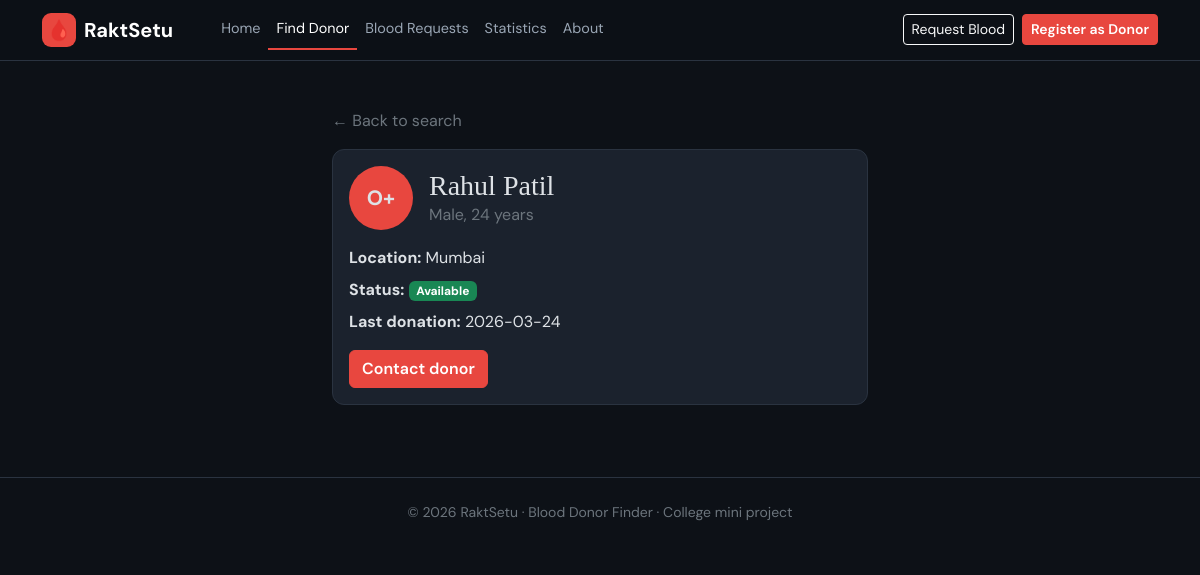
The page /donor/1 on the database its author committed.
### tables this page shows
CREATE TABLE donors(
      id INTEGER PRIMARY KEY AUTOINCREMENT, name TEXT NOT NULL, age INTEGER NOT NULL,
      gender TEXT NOT NULL, bg TEXT NOT NULL, phone TEXT NOT NULL UNIQUE, city TEXT NOT NULL,
      email TEXT NOT NULL, last_donation TEXT, available INTEGER NOT NULL DEFAULT 1);

### app.py (the view)
@app.route("/donor/<int:did>")
def donor_profile(did):
    row = get_db().execute("SELECT * FROM donors WHERE id=?", (did,)).fetchone()
    if not row:
        abort(404)
    return render_template("donor.html", d=donor_view(row))

### app.py (called while the page is built)
def get_db():
    if "db" not in g:
        g.db = Conn()
    return g.db

def donor_view(row):
    d = dict(row)
    since = 999
    if d["last_donation"]:
        since = (date.today() - datetime.strptime(d["last_donation"], "%Y-%m-%d").date()).days
    d["is_available"] = bool(d["available"]) and since >= GAP_DAYS
    d["masked_phone"] = d["phone"][:2] + "XXXXX" + d["phone"][-3:]
    return d

def all_cities():
    rows = get_db().execute("SELECT DISTINCT city FROM donors ORDER BY city").fetchall()
    base = ["Mumbai", "Pune", "Thane", "Nashik", "Solapur", "Nagpur"]
    return sorted(set(base) | {r["city"] for r in rows})

@app.context_processor
def inject():
    return {"BLOOD_GROUPS": BLOOD_GROUPS, "URGENCY": URGENCY, "cities": all_cities()}

    def execute(self, sql, args=()):
        if PG:
            cur = self.c.cursor(cursor_factory=psycopg2.extras.RealDictCursor)
            cur.execute(sql.replace("?", "%s"), args)
            return cur
        return self.c.execute(sql, args)

    def close(self):
        self.c.close()

### templates/donor.html (shortened to what this page needs)
{% extends "base.html" %}
{% block content %}
<div class="container py-4" style="max-width:560px">
  <a class="text-secondary text-decoration-none" href="{{ url_for('find') }}">← Back to search</a>
  <div class="card rs-card mt-3"><div class="card-body">
    <div class="d-flex align-items-center gap-3 mb-3">
      <span class="rs-bg rs-bg-lg">{{ d.bg }}</span>
      <div><h3 class="mb-0">{{ d.name }}</h3><div class="text-secondary">{{ d.gender }}, {{ d.age }} years</div></div>
    </div>
    <p class="mb-2"><strong>Location:</strong> {{ d.city }}</p>
    <p class="mb-2"><strong>Status:</strong> <span class="badge {{ 'text-bg-success' if d.is_available else 'text-bg-secondary' }}">{{ 'Available' if d.is_available else 'Not available' }}</span></p>
    <p><strong>Last donation:</strong> {{ d.last_donation or 'Never donated' }}</p>
    <button class="btn btn-rs contact-btn" data-id="{{ d.id }}" data-name="{{ d.name }}" data-mask="{{ d.masked_phone }}">Contact donor</button>
  </div></div>
</div>
{% endblock %}

### static/style.css (style rules this page uses)
:root { --rs-red:#e8473f;--rs-gold:#f2a541;--rs-bg:#0d1117;--rs-card:#1b222d;--rs-line:#2a3340;--bs-body-bg:var(--rs-bg);--bs-body-font-family:'DM Sans','Segoe UI',system-ui,sans-serif }
body { background:var(--rs-bg) }
h1,h2,h3 { font-family:'Playfair Display',Georgia,serif }
.btn-rs { background:var(--rs-red);border-color:var(--rs-red);color:#fff;font-weight:600 }
.rs-card { background:var(--rs-card);border:1px solid var(--rs-line);border-radius:12px }
.rs-bg { display:inline-grid;place-items:center;min-width:48px;height:48px;padding:0 8px;border-radius:50%;background:var(--rs-red);font-weight:700;flex:none }
.rs-bg-lg { min-width:64px;height:64px;font-size:1.3rem }

### rows shown on the page
donors: bg "O+", name "Rahul Patil", gender "Male", age "24", city "Mumbai", last_donation "2026-03-24"

### other values the page prints
{{ 'Available' if d.is_available else 'Not available' }} "Available"
